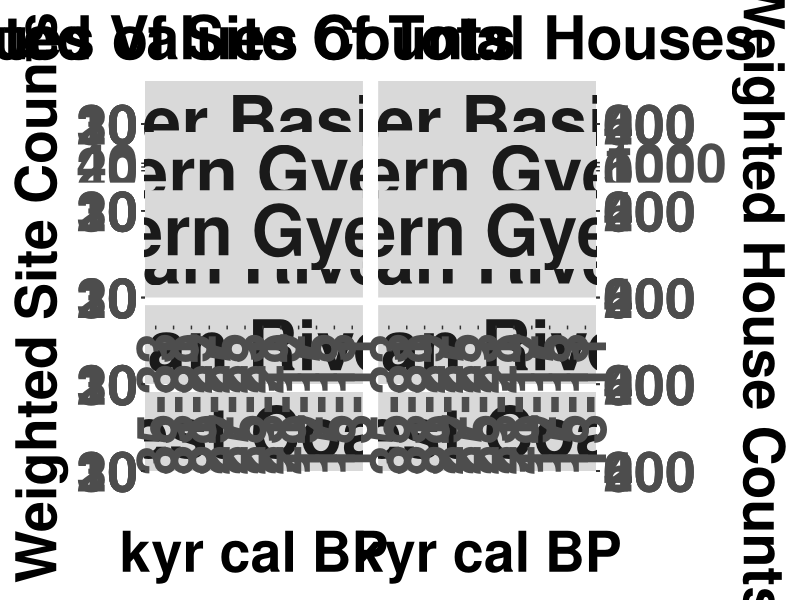

This chart was generated by the following R code:
library(dplyr)
library(ggplot2)
library(readr)
library(stringr)
library(tidyr)
library(ggsci)
library(patchwork)
library(here)

here()

Data <- read_csv(here("Data","After_Combine.csv"))

Data_clean <- Data %>% filter(is.na(Mismatch_Flag))


Site_Minmax <- Data_clean %>% 
  group_by(Site_Code, Sub_Region, Total_Houses, Period_New) %>% 
  summarise(
    median_min = min(median, na.rm = TRUE),
    median_max = max(median, na.rm = TRUE),
    .groups = "drop"
  )

# Counting Total Houses per sub region
Regional_Total_Houses <- Site_Minmax %>%
  group_by(Sub_Region) %>%
  summarise(
    total_houses = sum(Total_Houses, na.rm = TRUE),
    site_count = n_distinct(Site_Code),
    .groups = "drop"
  )


Regional_Total_Houses_Period <- Site_Minmax %>%
  group_by(Sub_Region,Period_New) %>%
  summarise(
    total_houses = sum(Total_Houses, na.rm = TRUE),
    site_count = n_distinct(Site_Code),
    .groups = "drop"
  )


# Create a sequence of time intervals
intervals <- seq(3500, 1100, by = -200)

# Function to calculate phases and phases string for each site
calculate_phases <- function(site_data) {
  presence_phases <- 0
  phases_string <- character(0)
  
  for (i in (length(intervals) - 1):1) {
    interval_start <- intervals[i]
    interval_end <- intervals[i + 1]
    
    min_val <- as.numeric(site_data[["median_min"]])
    max_val <- as.numeric(site_data[["median_max"]])
    
    if (is.na(min_val) || is.na(max_val)) next
    
    if (max_val >= interval_end && min_val <= interval_start) {
      presence_phases <- presence_phases + 1
      phases_string <- c(phases_string, sprintf("%d-%d", interval_start, interval_end))
    }
  }
  
  phases_string <- rev(phases_string)
  return(c(presence_phases, paste(phases_string, collapse = ",")))
}

results <- t(apply(Site_Minmax, 1, calculate_phases))

# Add results to the data frame
Site_Minmax$presence_phases <- as.integer(results[, 1])
Site_Minmax$phases_string <- results[, 2]

# Calculate values based on number of presence phases
Site_Minmax$phase_weight <- round(1 / Site_Minmax$presence_phases, 2)
Site_Minmax$adjusted_house_count <- Site_Minmax$phase_weight * Site_Minmax$Total_Houses

# Remove sites with zero presence phases
Site_Minmax <- Site_Minmax %>% filter(presence_phases != 0)

# Expand rows so that each phase has a separate row
Site_Minmax <- separate_rows(Site_Minmax, phases_string, sep = ",")

# List of all unique phases present
unique(Site_Minmax$phases_string)

# Define phase orders and labels
phase_order <- c("3500-3300", "3300-3100", "3100-2900", "2900-2700",
                 "2700-2500", "2500-2300", "2300-2100", "2100-1900",
                 "1900-1700", "1700-1500", "1500-1300", "1300-1100")

phase_labels <- c("35-33", "33-31", "31-29", "29-27",
                  "27-25", "25-23", "23-21", "21-19",
                  "19-17", "17-15", "15-13", "13-11")

Site_Minmax$Sub_Region <- factor(Site_Minmax$Sub_Region, levels = c('Northern Gyeonggi',
                                                                    'Southern Gyeonggi',
                                                                    'North Han River Basin',
                                                                    'South Han River Basin',
                                                                    'West Coast'))



Site_Minmax_total <- Site_Minmax %>%
  group_by(phases_string) %>%
  summarise(
    phase_weight = sum(phase_weight, na.rm = TRUE),
    adjusted_house_count = sum(adjusted_house_count, na.rm = TRUE),
    .groups = "drop"
  ) %>%
  mutate(Sub_Region = "Han River Basin(Total)")

# Total plot1
plot1_total <- Site_Minmax_total %>%
  ggplot(aes(x = phases_string, y = phase_weight)) +
  geom_bar(stat = "identity", fill = "#80796BFF") + 
  facet_wrap(~ Sub_Region) +
  theme(
    legend.position = "none",
    axis.text.x = element_blank(),
    axis.text.y = element_text(size = 40, face = "bold"),
    text = element_text(size = 40, face = "bold"),
    axis.title.x = element_blank(),  
    axis.title.y = element_blank(),   
    strip.text = element_text(size = 50, face = "bold")
  ) +
  scale_x_discrete(limits = phase_order, labels = phase_labels)

# Total plot2
plot2_total <- Site_Minmax_total %>%
  ggplot(aes(x = phases_string, y = adjusted_house_count)) +
  geom_bar(stat = "identity", fill = "#80796BFF") +
  facet_wrap(~ Sub_Region) +
  scale_y_continuous(position = "right") +
  theme(
    legend.position = "none",
    axis.text.x = element_blank(),
    axis.text.y = element_text(size = 40, face = "bold"),
    text = element_text(size = 40, face = "bold"),
    axis.title.x = element_blank(),
    axis.title.y = element_blank(),     # y축 제목 제거
    strip.text = element_text(size = 50, face = "bold")
  ) +
  scale_x_discrete(limits = phase_order, labels = phase_labels) 

# Sub_Region plot1 


plot1_regions <- Site_Minmax %>%
  ggplot(aes(x = phases_string, y = phase_weight, fill = Sub_Region)) +
  geom_bar(stat = "identity") +
  facet_wrap(~ Sub_Region, nrow = 5) +
  scale_fill_jama() +
  coord_cartesian(ylim = c(0, 30)) +  
  theme(
    legend.position = "none",
    axis.text.x = element_text(angle = 90, vjust = 0.5, hjust = 1, size = 40, face = "bold"),
    axis.text.y = element_text(size = 40, face = "bold"),
    text = element_text(size = 40, face = "bold"),
    axis.title.x = element_text(margin = margin(t = 40), face = "bold"),
    axis.title.y = element_text(margin = margin(r = 5), face = "bold"),
    strip.text = element_text(size = 50, face = "bold")
  ) +
  scale_x_discrete(limits = phase_order, labels = phase_labels) +
  labs(x = "kyr cal BP", y = "Weighted Site Counts")


# Sub_Region plot2 
plot2_regions <- Site_Minmax %>%
  ggplot(aes(x = phases_string, y = adjusted_house_count, fill = Sub_Region)) +
  geom_bar(stat = "identity") +
  facet_wrap(~ Sub_Region, nrow = 5) +
  scale_fill_jama() +
  coord_cartesian(ylim = c(0, 600)) +  
  scale_y_continuous(position = "right", limits = c(0, 600)) +
  theme(
    legend.position = "none",
    axis.text.x = element_text(angle = 90, vjust = 0.5, hjust = 1, size = 40, face = "bold"),
    axis.text.y = element_text(size = 40, face = "bold"),
    text = element_text(size = 40, face = "bold"),
    axis.title.x = element_text(margin = margin(t = 40), face = "bold"),
    axis.title.y = element_text(margin = margin(r = 5), face = "bold"),
    strip.text = element_text(size = 50, face = "bold")
  ) +
  scale_x_discrete(limits = phase_order, labels = phase_labels) +
  labs(x = "kyr cal BP", y = "Weighted House Counts")


plot1_total <- plot1_total + 
  ggtitle("(a) Weighted Values of Site Counts") +
  theme(plot.title = element_text(size = 43, face = "bold", hjust = 0.8))

plot2_total <- plot2_total + 
  ggtitle("(b) Weighted Values of Total Houses") +
  theme(plot.title = element_text(size = 43, face = "bold", hjust = 0.8))

final_plot <- (plot1_total | plot2_total) / (plot1_regions | plot2_regions) +
  plot_layout(heights = c(1, 5))

ggsave("combined_graphs_differential_y_JAMA_250604.png", 
       plot = final_plot,
       width = 24, 
       height = 32, 
       units = "in", 
       dpi = 500)
